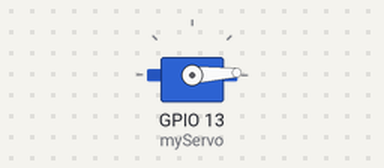
Bench run of a sketch on a simulated ESP32. On the bench: servo.

Above: at 0.05 s.
At 1.3 s:
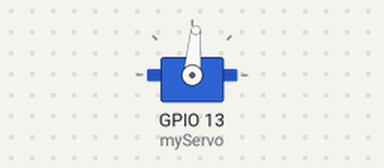
At 2.6 s:
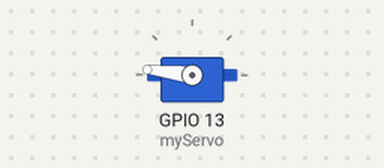
At 5.2 s:
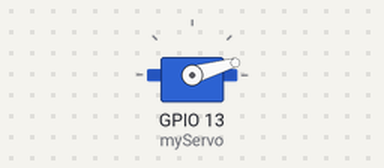
Timing chart, 0 to 7.1 s (numbered marks = the images above):
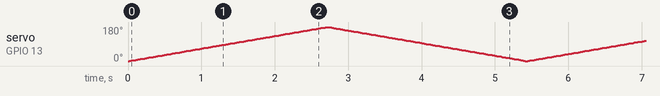

The sketch:

Coordinate_mapper.ino
```cpp
#include <ESP32Servo.h>

Servo myServo;
int pos = 0;

void setup()
{
  myServo.attach(13);
}

void loop() {
  myServo.write(90);
  for (pos = 0; pos <= 180; pos += 1)
  {
    myServo.write(pos);
    delay(15);
  }

  for (pos = 180; pos >= 0; pos -= 1)
  {
    myServo.write(pos);
    delay(15);
  }
}
```
